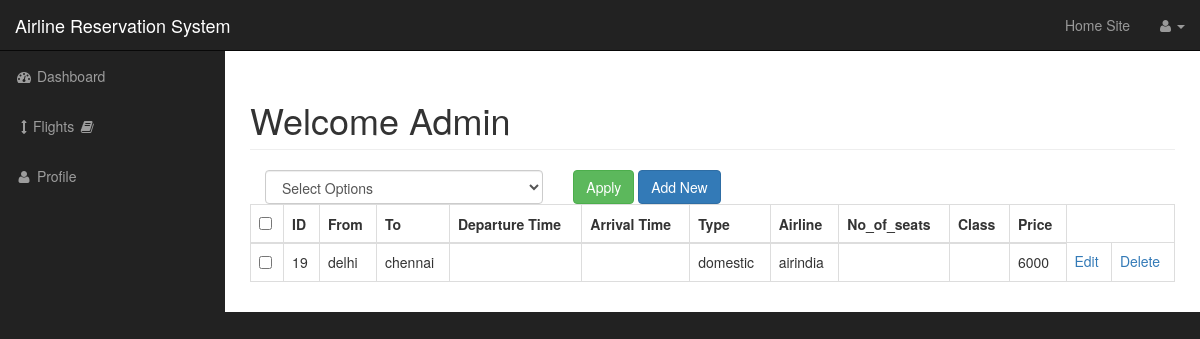
/admin/items.php, run on an earlier commit of the app's database.
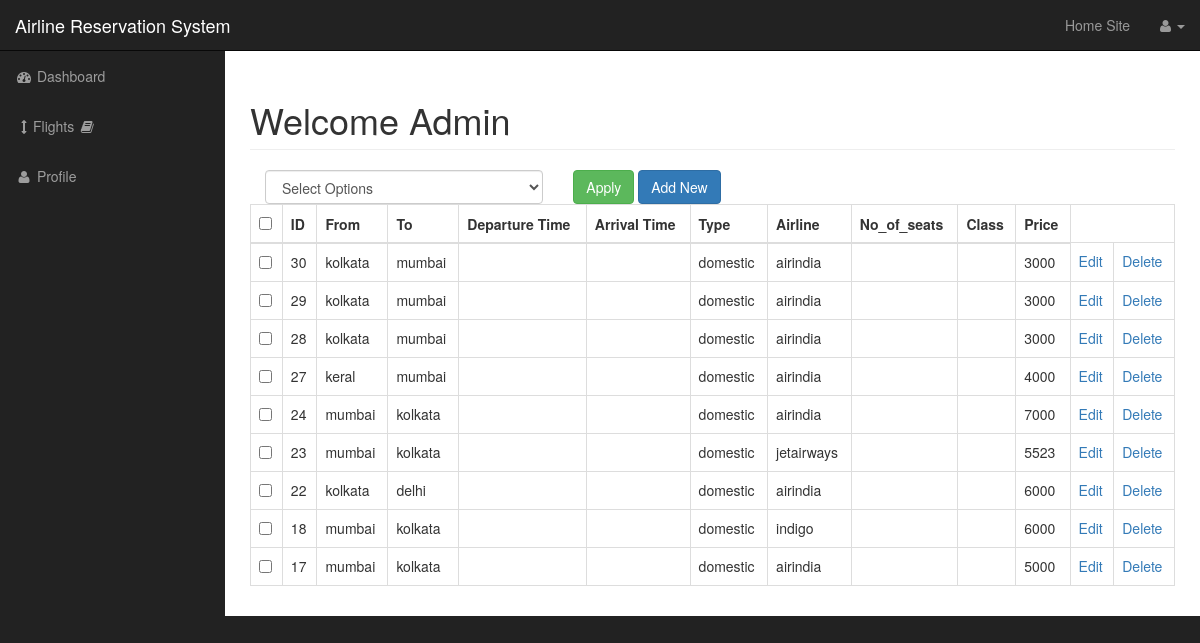
And on a later commit of the database.
### tables this page shows
CREATE TABLE `flight` (
  `id` int(5) NOT NULL,
  `flight_no` varchar(50) NOT NULL,
  `from1` varchar(50) NOT NULL,
  `to1` varchar(50) NOT NULL,
  `depttime` varchar(50) NOT NULL,
  `arrivaltime` varchar(50) NOT NULL,
  `type` varchar(50) NOT NULL,
  `airline` varchar(50) NOT NULL,
  `no_of_seats` int(5) NOT NULL,
  `price` int(5) NOT NULL
);

### admin/includes/viewallitems.php (the view, shortened to what this page needs)
<form action="" method="post">
    <table class="table table-bordered table-hover">
        <div id="bulkOptionContainer" class="col-xs-4">
            <select class="form-control"name="bulk_option" id="">
            <option value="">Select Options</option>
            </select>
        </div>
          <div class="col-xs-4">
        <input type="submit" class="btn btn-success" name="submit" value="Apply">
        <a href="items.php?source=add_item" class="btn btn-primary" >Add New</a>
    </div>
                    <thead>
                    <tr>
                    <th><input id="selectAllBoxes" type="checkbox"></th>
                    <th>ID</th>
                    <th>From</th>
                    <th>To</th>
                    <th>Departure Time</th>
                    <th>Arrival Time</th>
                    <th>Type</th>
                    <th>Airline</th>
                    <th>No_of_seats</th>
                    <th>Class</th>
                    <th>Price</th>
                    </tr>
                    </thead>
                    <tbody>
                    <?php
                        $query="SELECT * from flight order by id desc";
                        $select_posts=mysqli_query($conn,$query);
                        while($row=mysqli_fetch_assoc($select_posts))
                        {
                        $item_id=$row['id'];
                        $from=$row['from1'];
                        $to=$row['to1'];
                        $dept=$row['dept_time'];
                        $arrival=$row['arrival_time'];
                        $type=$row['type'];
                        $airline=$row['airline'];
                        $nos=$row['no_of_seat'];
                        $class=$row['class'];
                        $price=$row['price'];
                    echo "<tr>";
?>
                    <td><input class='checkBoxes' type='checkbox' name='checkBoxArray[]'
                    value='  <?php echo $item_id;?>'>
                    </td>
                    <?php
                    echo "<td>$item_id </td>";
                    echo "<td>$from </td>";
                     echo "<td> $to</td>";
                     echo "<td> $dept</td>";
                      echo "<td>$arrival</td>";
                        echo "<td>$type </td>";
                        echo "<td>$airline</td>";
                    echo "<td> $nos </td>";
                    echo "<td> $class </td>";
                    echo "<td> $price </td>";
                    echo "<td><a href='items.php?source=edit_item&p_id={$item_id}'>Edit</a> </td>";
                    echo "<td><a onClick=\"javascript: return confirm('Are You Sure Want to Delete??') ;\"href='items.php?delete={$item_id}'>Delete</a> </td>";
                    echo "</tr>";
        }
        ?>
         </tbody>
            </table>
             </form>

### admin/includes/adminheader.php (shortened to what this page needs)
<!DOCTYPE html>
<html lang="en">
<head>
    <link href="css/bootstrap.min.css" rel="stylesheet">
    <link href="css/sb-admin.css" rel="stylesheet">
    <link href="font-awesome/css/font-awesome.min.css" rel="stylesheet" type="text/css">
        <link href="css/styles.css" rel="stylesheet">
</head>
<body>

### admin/items.php (shortened to what this page needs)
<?php include "includes/adminheader.php" ?>
    <div id="wrapper">
        <?php include "includes/adminnavigation.php" ?>
        <div id="page-wrapper">
            <div class="container-fluid">
                <div class="row">
                    <div class="col-lg-12">
                    <h1 class="page-header">
                            Welcome Admin
                        </h1>
                  <?php
                        if(isset($_GET['source']))
                        {
                            $source=$_GET['source'];
                        }
                        else
                        {
                            $source='';
                        }
                        switch($source)
                        {
                            default:
                                include "includes/viewallitems.php";
                                break;
                        }
                        ?>
                    </div>
                </div>
            </div>
        </div>
        <?php include "includes/adminfooter.php" ?>

### admin/includes/adminnavigation.php (shortened to what this page needs)
<nav class="navbar navbar-inverse navbar-fixed-top" role="navigation">
         <div class="navbar-header">
             <a class="navbar-brand" href="index.php">Airline Reservation System</a>
         </div>
         <ul class="nav navbar-right top-nav">
             <li> <a href="index.php">Home Site</a></li>
             <li class="dropdown">
                 <a href="#" class="dropdown-toggle" data-toggle="dropdown"><i class="fa fa-user"></i> <?php ?> <b class="caret"></b></a>
             </li>
         </ul>
         <div class="collapse navbar-collapse navbar-ex1-collapse">
             <ul class="nav navbar-nav side-nav">
                 <li>
                     <a href="index.php"><i class="fa fa-fw fa-dashboard"></i> Dashboard</a>
                 </li>
                   <li>
                     <a href="javascript:;" data-toggle="collapse" data-target="#posts_dropdown"><i class="fa fa-fw fa-arrows-v"></i>Flights <i class="fa fa-fw fa-book"></i></a>
                 </li>
                 <li>
                     <a href="profile.php"><i class="fa fa-fw fa-user"></i> Profile</a>
                 </li>
             </ul>
         </div>
     </nav>

### admin/includes/adminfooter.php (shortened to what this page needs)
    </div>
</body>
</html>

### admin/css/sb-admin.css (style rules this page uses)
body { margin-top: 100px; background-color: #222; }
@media (min-width:768px) { body { margin-top: 50px; } }
#wrapper { padding-left: 0; }
#page-wrapper { width: 100%; padding: 0; background-color: #fff; }
@media (min-width:768px) { #wrapper { padding-left: 225px; } }
@media (min-width:768px) { #page-wrapper { padding: 10px; } }
.top-nav { padding: 0 15px; }
.top-nav>li { display: inline-block; float: left; }
.top-nav>li>a { padding-top: 15px; padding-bottom: 15px; line-height: 20px; color: #999; }
@media (min-width:768px) { .side-nav { position: fixed; top: 51px; left: 225px; width: 225px; margin-left: -225px; border: none; border-radius: 0; overflow-y: auto; background-color: #222; } }
@media (min-width:768px) { .side-nav>li>a { width: 225px; } }

What changed in the data, as far as the page shows it:
removed flight: id "19", from1 "delhi", to1 "chennai", type "domestic", airline "airindia", price "6000"
added flight: id "30", from1 "kolkata", to1 "mumbai", type "domestic", airline "airindia", price "3000"
added flight: id "29", from1 "kolkata", to1 "mumbai", type "domestic", airline "airindia", price "3000"
added flight: id "28", from1 "kolkata", to1 "mumbai", type "domestic", airline "airindia", price "3000"
added flight: id "27", from1 "keral", to1 "mumbai", type "domestic", airline "airindia", price "4000"
added flight: id "24", from1 "mumbai", to1 "kolkata", type "domestic", airline "airindia", price "7000"
added flight: id "23", from1 "mumbai", to1 "kolkata", type "domestic", airline "jetairways", price "5523"
added flight: id "22", from1 "kolkata", to1 "delhi", type "domestic", airline "airindia", price "6000"
added flight: id "18", from1 "mumbai", to1 "kolkata", type "domestic", airline "indigo", price "6000"
added flight: id "17", from1 "mumbai", to1 "kolkata", type "domestic", airline "airindia", price "5000"
